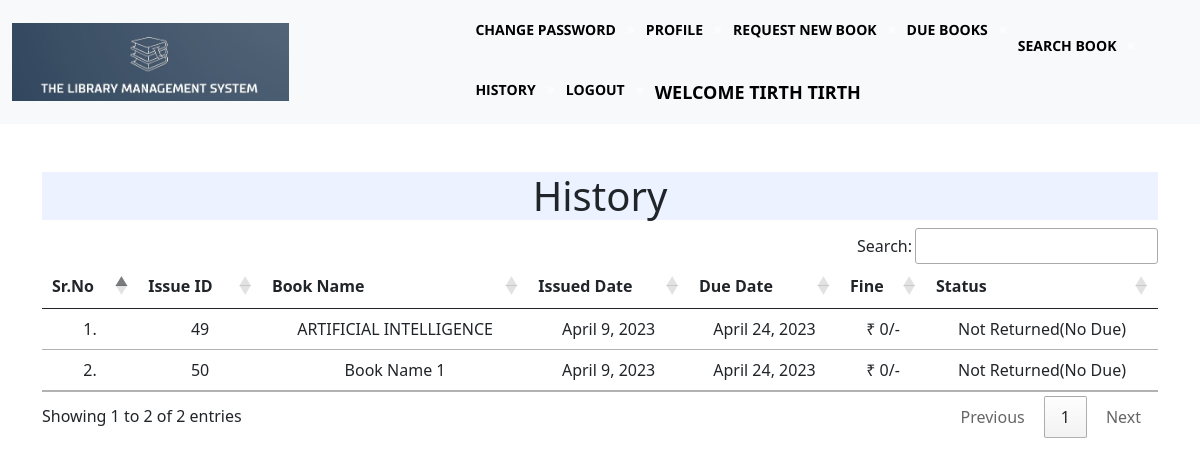
Screenshot of /student/history (signed in) with the database file from the repository.
### main/models.py (models this page shows, shortened)
class Book(models.Model):
    bookName = models.CharField(max_length=100)
    bookAuthor = models.CharField(max_length=35)
    bookDiscp = models.TextField(max_length=350)
    bookEdition = models.IntegerField()
    bookLang = models.CharField(max_length=35)
    bookCategory = models.CharField(max_length=35)
    bookQuantity = models.IntegerField()
    bookImage = models.ImageField(upload_to="",blank=True)
    isActive = models.BooleanField(default=True)
    def __str__(self):
        return str(self.id)+ " ["+str(self.bookName)+']'+ " ["+str(self.bookAuthor)+']'+ " ["+str(self.bookDiscp)+']'+ " ["+str(self.bookEdition)+']'+ " ["+str(self.bookLang)+']'+ " ["+str(self.bookCategory)+']'+ " ["+str(self.bookQuantity)+']'+ " ["+str(self.bookImage)+']'

class Issues(models.Model):
    book = models.ForeignKey(Book,unique=False, on_delete=models.CASCADE)
    student = models.ForeignKey(Student,unique=False, on_delete=models.CASCADE)
    issueDate = models.DateField()
    dueDate = models.DateField()
    returnDate = models.DateField(default="")
    status = models.PositiveSmallIntegerField(default = 1)

### student/views.py (the view)
# urls.py: path('history',views.studentHistory),
@login_required(login_url = '/student/')
def studentHistory(request):
    print(request.user.id)
    issuedBooks = Issues.objects.filter(student = request.user.student)
    details = []
    j =0
    for i in issuedBooks:
        days = (date.today()-i.issueDate)
        d=days.days
        fine=0
        if d>14:
            day=d-14
            fine=day*5
        books = list(Book.objects.filter(id=i.book_id,isActive =True))
        students = list(Student.objects.filter(id=i.student_id,isActive =True))
        print(books)
        print(students)
        i=0
        for l in books:
            t=(issuedBooks[j].id,books[i].bookName,issuedBooks[j].issueDate,issuedBooks[j].dueDate,fine,issuedBooks[j].status)
            i=i+1
            j=j+1
            details.append(t)
        print(details)
    return render(request, "stdHistory.html", {'issuedBooks':issuedBooks, 'details':details})

### main/models.py (called while the page is built)
    def __str__(self):
        return "```College ID : ["+str(self.user) +"]``````DEPT : ["+str(self.dept)+']```' + "```SEM : ["+str(self.sem)+']```' +"```Limit : ["+str(self.limit)+"]```"

### templates/stdHistory.html (shortened to what this page needs)
{% extends 'stdNavBar.html' %}
{% load static %}
{% block body %}
<div class="container mt-4">
    <br>
        <h1 class="text-center" style=" background-color : #ECF2FF">History</h1>
    <table class="table table-hover" id="example">
        <thead>
            <tr class="text-center">
                <th>Sr.No</th>
                <th>Issue ID</th>
                <th>Book Name</th>
                <th>Issued Date</th>
                <th>Due Date</th>
                <th>Fine</th>
                <th>Status</th>
            </tr>
        </thead>
        <tbody>
            {% for i in details %}
            <tr class="text-center">
                <td>{{forloop.counter}}.</td>
                <td>{{i.0}}</td>
                <td>{{i.1}}</td>
                <td>{{i.2}}</td>
                <td>{{i.3}}</td>
                <td>₹ {{i.4}}/-</td>
                <td>
                    {% if i.5 == 1%}
                    Not Returned(No Due)
                    {% elif i.5 == 2%}
                    Not Returned(Over Due)
                    {% elif i.5 == 3%}
                    Returned
                    {% endif %}
                </td>
                </tr>
            {% endfor %}
        </tbody>
    </table>
    </div>
{% endblock %}

### templates/stdNavBar.html (shortened to what this page needs)
<!doctype html>
<html lang="en">
  <head>
    <link href="https://cdn.jsdelivr.net/npm/bootstrap@5.1.0/dist/css/bootstrap.min.css" rel="stylesheet">
    <link rel="stylesheet" href="https://cdn.datatables.net/1.10.25/css/jquery.dataTables.min.css">
    <link rel="stylesheet" href="https://cdn.datatables.net/buttons/1.7.1/css/buttons.dataTables.min.css">
    {% load static %}
  </head>
  <body>
    <nav id = "menuNavBar" class="navbar navbar-expand-lg navbar-light bg-light sticky-top">
        <div class="container-fluid">
          <a class="navbar-brand" href="/"> <img src="{% static 'Logo.jpg' %}" width="75%" height="75%" alt="Image Not Found"> </a>
          <div class="collapse navbar-collapse" id="navbarSupportedContent">
            <ul class="navbar-nav me-auto mb-2 mb-lg-0">
              <li class="nav-item">
                <a class="nav-link active" aria-current="page" href="changePass">Change Password</a>
              </li>
              <li class="nav-item">
                <a class="nav-link active" aria-current="page" href="/student/home">Profile</a>
              </li>
              <li class="nav-item">
                <a class="nav-link active" aria-current="page" href="/student/requestBook">Request New Book</a>
              </li>
              <li class="nav-item">
                <a class="nav-link active" aria-current="page" href="/student/dueBooks">Due Books</a>
              </li>
              <li class="nav-item">
                <a class="nav-link active" aria-current="page" href="/student/searchBook">Search Book</a>
              </li>
              <li class="nav-item">
                <a class="nav-link active" aria-current="page" href="history">History</a>
              </li>
              <li class="nav-item">
                <a class="nav-link active" aria-current="page" href="logout"onclick="return confirm('Do you really want to logout?')">Logout</a>
              </li>
              <li class="nav-item">
                <a style="font-weight:600; font-family:'Segoe UI', Tahoma, Geneva, Verdana, sans-serif; font-size: large;" class="nav-link active" href="#">Welcome  {{request.user.first_name}}  {{request.user.last_name}}</a>
              </li>
            </ul>
          </div>
        </div>
      </nav>
      {% block body %}
      {% endblock %}
  </body>
</html>

### templates/stdNavBar.html (style rules this page uses)
#menuNavBar { background: #000000; width: auto; position: relative; top: 0; }
#menuNavBar ul { list-style: none; margin: 0; padding: 0; line-height: 1; display: block; zoom: 1; }
#menuNavBar ul:after { content:' '; display: block; font-size: 0; height: 0; clear: both; visibility: hidden; }
#menuNavBar ul li { float: left; display: block; padding: 0; }
#menuNavBar ul li a { color: #000000; text-decoration: none; display: block; padding: 15px 15px; font-family:'Open Sans', sans-serif; font-weight: 700; text-transform: uppercase; font-size: 14px; position: relative; -webkit-transition: color .25s; -moz-transition: color .25s; -ms-transition: color .25s; -o-transition: color .25s; transition: color .25s; }
#menuNavBar ul li a:after { content:''; display: block; position: absolute; right: -3px; top: 19px; height: 6px; width: 6px; background: #ffffff; opacity: .5; }
#menuNavBar ul li a:before { content:''; display: block; position: absolute; left: 0; bottom: 0; height: 3px; width: 0; background: #83c9ff; -webkit-transition: width .25s; -moz-transition: width .25s; -ms-transition: width .25s; -o-transition: width .25s; transition: width .25s; }
#menuNavBar ul li.last > a:after, #menuNavBar ul li:last-child > a:after { display: none; }

### rows the page displays
Book: bookName "ARTIFICIAL INTELLIGENCE"
Issues: issueDate "April 9, 2023", dueDate "April 24, 2023"
Book: bookName "Book Name 1"
Issues: issueDate "April 9, 2023", dueDate "April 24, 2023"

### other values shown
{{ request.user.first_name }} "TIRTH"
{{ request.user.last_name }} "TIRTH"
{{ i.0 }} "49" "50"
{{ i.4 }} "0" "0"
